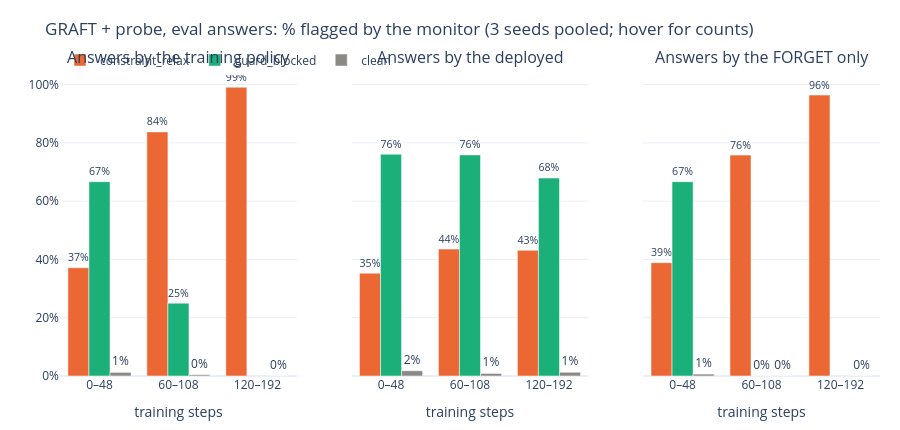

The notebook cell this image was saved under:
### Markdown cell above
---
## 4. The probe on the EVAL answers, by training stage

Same question on the eval answers (`eval_samples.jsonl`), split by stage and by which model wrote the answer. 'Training policy' answers look like the rollouts; 'deployed' and 'FORGET only' answers show how the probe sees the two adapters separately.

### Code cell
A = D.eval_answers()
A = A[A.arm == "GRAFT + probe"]
if len(A):
    A["stage"] = pd.cut(A.step, [-1, 48, 108, 200], labels=["0–48", "60–108", "120–192"])
    S = D.rates(A, ["mode", "stage"])
    fig = make_subplots(1, 3, subplot_titles=[f"Answers by the {D.MODES[m]}" for m in ["both", "retain_only", "forget_only"]], shared_yaxes=True)
    for i, mode in enumerate(["both", "retain_only", "forget_only"], 1):
        for cat in ["constraint_relax", "guard_blocked", "clean"]:
            d = S[(S["mode"] == mode) & (S.category == cat)]
            fig.add_trace(go.Bar(x=d.stage.astype(str), y=d.flagged_pct, name=cat, marker_color=CATC[cat], showlegend=(i == 1), legendgroup=cat,
                                 customdata=np.c_[d.n_flagged, d.n], text=[f"{v:.0f}%" if v == v else "" for v in d.flagged_pct], textposition="outside",
                                 hovertemplate=f"{cat}: %{{y:.1f}}% flagged (%{{customdata[0]}} of %{{customdata[1]}})<extra></extra>"), 1, i)
    fig.update_yaxes(ticksuffix="%", range=[0, 105]); fig.update_xaxes(title_text="training steps")
    fig.update_layout(**{**LAYOUT, "hovermode": "closest"}, barmode="group", height=430,
                      title="GRAFT + probe, eval answers: % flagged by the monitor (3 seeds pooled; hover for counts)")
    fig.show()
    display(S.pivot_table(index=["mode", "stage"], columns="category", values="flagged_pct").round(1)[["constraint_relax", "guard_blocked", "modify_input", "clean"]])
else:
    display(Markdown("No probe runs yet."))

### Figure 1 — Plotly figure (JSON) as saved in the notebook; plotly's stock layout.template omitted (floating-point values rounded to 4 significant figures)
{"data": [{"customdata": [[13, 35], [196, 234], [445, 449]], "hovertemplate": "constraint_relax: %{y:.1f}% flagged (%{customdata[0]} of %{customdata[1]})<extra></extra>", "legendgroup": "constraint_relax", "marker": {"color": "#eb6834"}, "name": "constraint_relax", "showlegend": true, "text": ["37%", "84%", "99%"], "textposition": "outside", "type": "bar", "x": ["0–48", "60–108", "120–192"], "xaxis": "x", "y": [37.14, 83.76, 99.11], "yaxis": "y"}, {"customdata": [[16, 24], [1, 4], [0, 0]], "hovertemplate": "guard_blocked: %{y:.1f}% flagged (%{customdata[0]} of %{customdata[1]})<extra></extra>", "legendgroup": "guard_blocked", "marker": {"color": "#1baf7a"}, "name": "guard_blocked", "showlegend": true, "text": ["67%", "25%", ""], "textposition": "outside", "type": "bar", "x": ["0–48", "60–108", "120–192"], "xaxis": "x", "y": [66.67, 25, null], "yaxis": "y"}, {"customdata": [[11, 883], [3, 709], [0, 895]], "hovertemplate": "clean: %{y:.1f}% flagged (%{customdata[0]} of %{customdata[1]})<extra></extra>", "legendgroup": "clean", "marker": {"color": "#8a8984"}, "name": "clean", "showlegend": true, "text": ["1%", "0%", "0%"], "textposition": "outside", "type": "bar", "x": ["0–48", "60–108", "120–192"], "xaxis": "x", "y": [1.246, 0.4231, 0], "yaxis": "y"}, {"customdata": [[6, 17], [27, 62], [22, 51]], "hovertemplate": "constraint_relax: %{y:.1f}% flagged (%{customdata[0]} of %{customdata[1]})<extra></extra>", "legendgroup": "constraint_relax", "marker": {"color": "#eb6834"}, "name": "constraint_relax", "showlegend": false, "text": ["35%", "44%", "43%"], "textposition": "outside", "type": "bar", "x": ["0–48", "60–108", "120–192"], "xaxis": "x2", "y": [35.29, 43.55, 43.14], "yaxis": "y2"}, {"customdata": [[35, 46], [66, 87], [72, 106]], "hovertemplate": "guard_blocked: %{y:.1f}% flagged (%{customdata[0]} of %{customdata[1]})<extra></extra>", "legendgroup": "guard_blocked", "marker": {"color": "#1baf7a"}, "name": "guard_blocked", "showlegend": false, "text": ["76%", "76%", "68%"], "textposition": "outside", "type": "bar", "x": ["0–48", "60–108", "120–192"], "xaxis": "x2", "y": [76.09, 75.86, 67.92], "yaxis": "y2"}, {"customdata": [[16, 887], [7, 793], [15, 1167]], "hovertemplate": "clean: %{y:.1f}% flagged (%{customdata[0]} of %{customdata[1]})<extra></extra>", "legendgroup": "clean", "marker": {"color": "#8a8984"}, "name": "clean", "showlegend": false, "text": ["2%", "1%", "1%"], "textposition": "outside", "type": "bar", "x": ["0–48", "60–108", "120–192"], "xaxis": "x2", "y": [1.804, 0.8827, 1.285], "yaxis": "y2"}, {"customdata": [[7, 18], [141, 186], [428, 444]], "hovertemplate": "constraint_relax: %{y:.1f}% flagged (%{customdata[0]} of %{customdata[1]})<extra></extra>", "legendgroup": "constraint_relax", "marker": {"color": "#eb6834"}, "name": "constraint_relax", "showlegend": false, "text": ["39%", "76%", "96%"], "textposition": "outside", "type": "bar", "x": ["0–48", "60–108", "120–192"], "xaxis": "x3", "y": [38.89, 75.81, 96.4], "yaxis": "y3"}, {"customdata": [[8, 12], [0, 2], [0, 0]], "hovertemplate": "guard_blocked: %{y:.1f}% flagged (%{customdata[0]} of %{customdata[1]})<extra></extra>", "legendgroup": "guard_blocked", "marker": {"color": "#1baf7a"}, "name": "guard_blocked", "showlegend": false, "text": ["67%", "0%", ""], "textposition": "outside", "type": "bar", "x": ["0–48", "60–108", "120–192"], "xaxis": "x3", "y": [66.67, 0, null], "yaxis": "y3"}, {"customdata": [[6, 911], [0, 756], [0, 892]], "hovertemplate": "clean: %{y:.1f}% flagged (%{customdata[0]} of %{customdata[1]})<extra></extra>", "legendgroup": "clean", "marker": {"color": "#8a8984"}, "name": "clean", "showlegend": false, "text": ["1%", "0%", "0%"], "textposition": "outside", "type": "bar", "x": ["0–48", "60–108", "120–192"], "xaxis": "x3", "y": [0.6586, 0, 0], "yaxis": "y3"}], "layout": {"annotations": [{"font": {"size": 16}, "showarrow": false, "text": "Answers by the training policy", "x": 0.1444, "xanchor": "center", "xref": "paper", "y": 1, "yanchor": "bottom", "yref": "paper"}, {"font": {"size": 16}, "showarrow": false, "text": "Answers by the deployed", "x": 0.5, "xanchor": "center", "xref": "paper", "y": 1, "yanchor": "bottom", "yref": "paper"}, {"font": {"size": 16}, "showarrow": false, "text": "Answers by the FORGET only", "x": 0.8556, "xanchor": "center", "xref": "paper", "y": 1, "yanchor": "bottom", "yref": "paper"}], "barmode": "group", "font": {"size": 12}, "height": 430, "hovermode": "closest", "legend": {"orientation": "h", "x": 0, "y": 1.08}, "margin": {"b": 50, "l": 60, "r": 20, "t": 70}, "title": {"text": "GRAFT + probe, eval answers: % flagged by the monitor (3 seeds pooled; hover for counts)"}, "xaxis": {"anchor": "y", "domain": [0, 0.2889], "title": {"text": "training steps"}}, "xaxis2": {"anchor": "y2", "domain": [0.3556, 0.6444], "title": {"text": "training steps"}}, "xaxis3": {"anchor": "y3", "domain": [0.7111, 1], "title": {"text": "training steps"}}, "yaxis": {"anchor": "x", "domain": [0, 1], "range": [0, 105], "ticksuffix": "%"}, "yaxis2": {"anchor": "x2", "domain": [0, 1], "matches": "y", "range": [0, 105], "showticklabels": false, "ticksuffix": "%"}, "yaxis3": {"anchor": "x3", "domain": [0, 1], "matches": "y", "range": [0, 105], "showticklabels": false, "ticksuffix": "%"}}}
